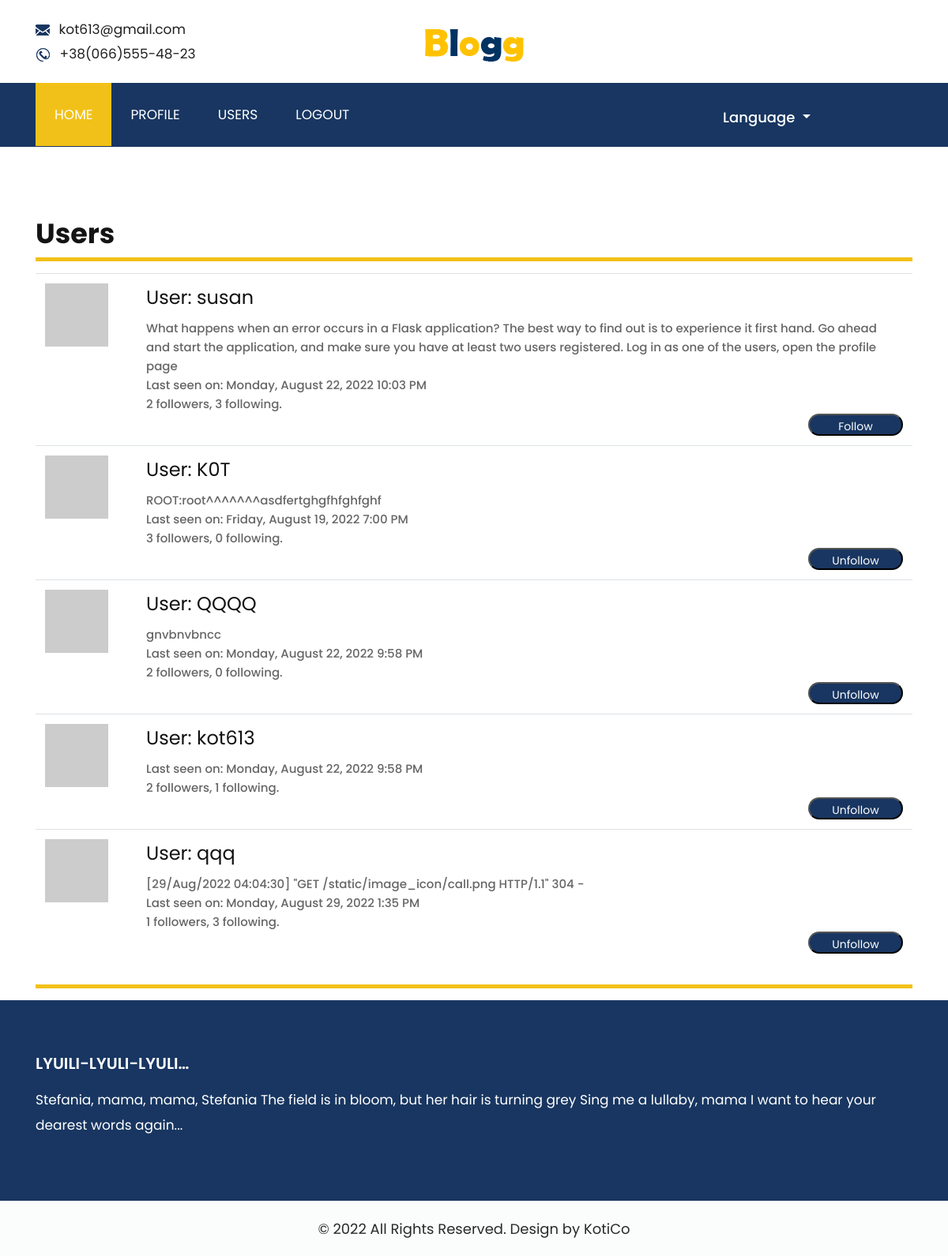
Before: /users (signed in) with the older database file.
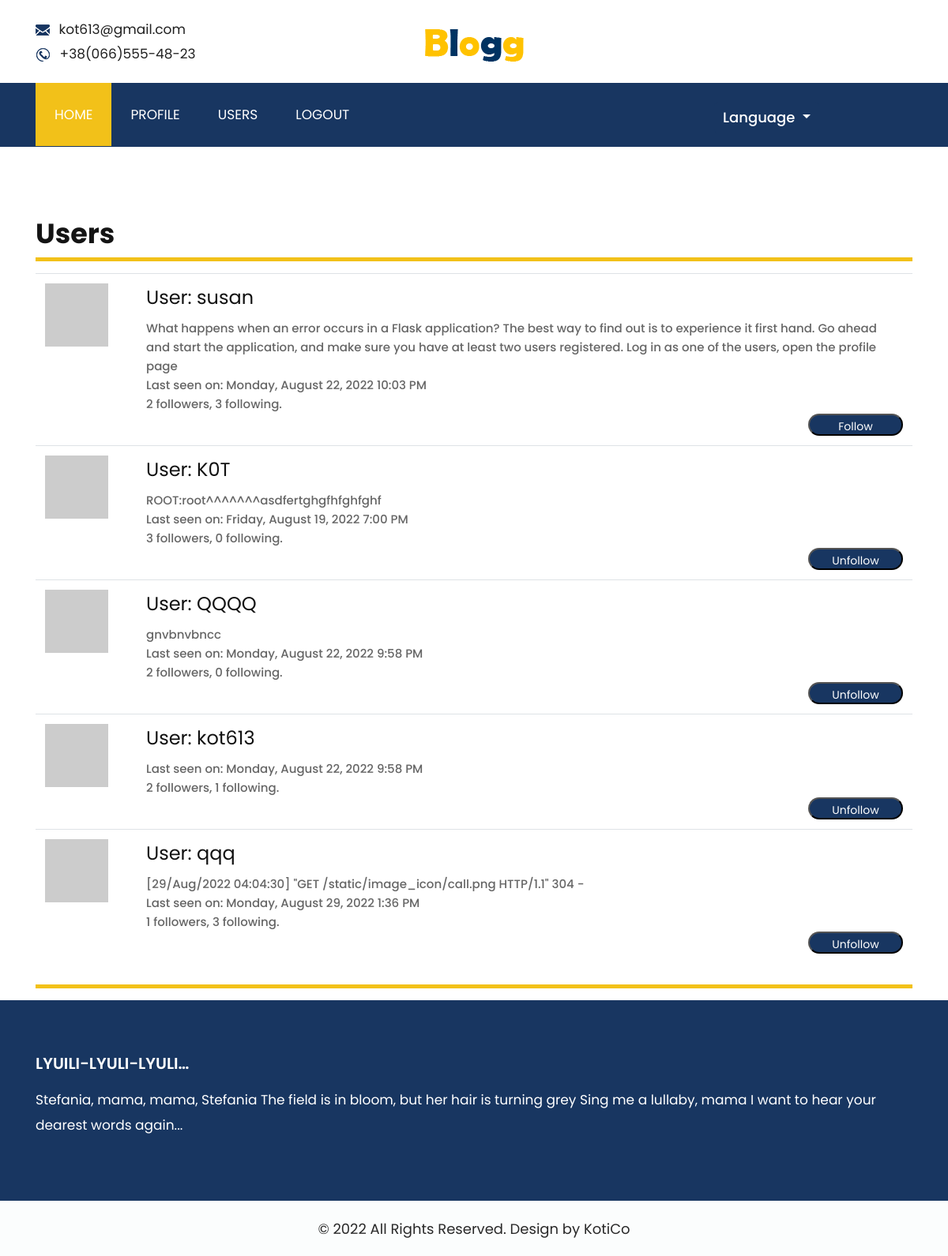
After: the same page with the newer database file.
### app/models.py (models this page shows, shortened)
class User(UserMixin, db.Model):
    id = db.Column(db.Integer, primary_key=True)
    username = db.Column(db.String(64), index=True, unique=True)
    email = db.Column(db.String(120), index=True, unique=True)
    password_hash = db.Column(db.String(128))
    about_me = db.Column(db.String(255))
    last_seen = db.Column(db.DateTime, default=datetime.utcnow)
    posts = db.relationship('Post', backref='author', lazy='dynamic')
    followed = db.relationship(
        'User', secondary=followers,
        primaryjoin=(followers.c.follower_id == id),
        secondaryjoin=(followers.c.followed_id == id),
        backref=db.backref('followers', lazy='dynamic'), lazy='dynamic')
    def avatar(self, size):
        digest = md5(self.email.lower().encode('utf-8')).hexdigest()
        return f'https://www.gravatar.com/avatar/{digest}?d=identicon&s={size}'
    def is_following(self, user):
        return self.followed.filter(
            followers.c.followed_id == user.id).count() > 0

### app/main/routes.py (the view)
@bp.route('/users')
@login_required
def users():
    form = EmptyForm()
    users = db.session.query(User).all()
    return render_template('users.html', title=_('Users'), users=users, form=form)

### app/main/forms.py
class EmptyForm(FlaskForm):
    submit = SubmitField(_l('Submit'))

### app/main/routes.py (called while the page is built)
@bp.before_request
def before_request():
    if current_user.is_authenticated:
        current_user.last_seen = datetime.utcnow()
        db.session.commit()

### app/models.py (called while the page is built)
@login.user_loader
def load_user(id_db):
    return User.query.get(int(id_db))

### app/templates/users.html (shortened to what this page needs)
{% extends "base.html" %}
{% block app_content %}
<div class="row">
    <div class="col-md-12">
        <div class="titlepage">
            <h2>{{ _('Users') }}
        </div>
    </div>
</div>
<table class="table table-hover">
    {% for user in users %}
    {% if user != current_user %}
    <tr>
        <td width="128px"><img src="{{ user.avatar(128) }}"></td>
        <td>
            <h1>{{ _('User:') }} {{ user.username }}</h1>
            {% if user.about_me %}<p>{{ user.about_me }}</p>{% endif %}
            {% if user.last_seen %}<p>{{ _('Last seen on:') }} {{ moment(user.last_seen).format('LLLL') }}</p>{% endif %}
            <p>{{ user.followers.count() }} {{ _('followers,') }} {{ user.followed.count() }} {{ _('following.') }}</p>
            {% if user == current_user %}
            <p></p>
            {% elif not current_user.is_following(user) %}
            <p>
            <form action="{{ url_for('main.follow', username=user.username) }}" method="post">
                {{ form.submit(value=_('Follow'), class_='order') }}
            </form>
            {% else %}
            <p>
            <form action="{{ url_for('main.unfollow', username=user.username) }}" method="post">
                {{ form.submit(value=_('Unfollow'), class_='order') }}
            </form>
            {% endif %}
        </td>
    </tr>
    {% endif %}
    {% endfor %}
</table>
{% include '_pagination.html' %}
{% endblock %}

Changed rows visible on the page:
changed User "qqq": last_seen "Monday, August 29, 2022 1:35 PM" → "Monday, August 29, 2022 1:36 PM"
